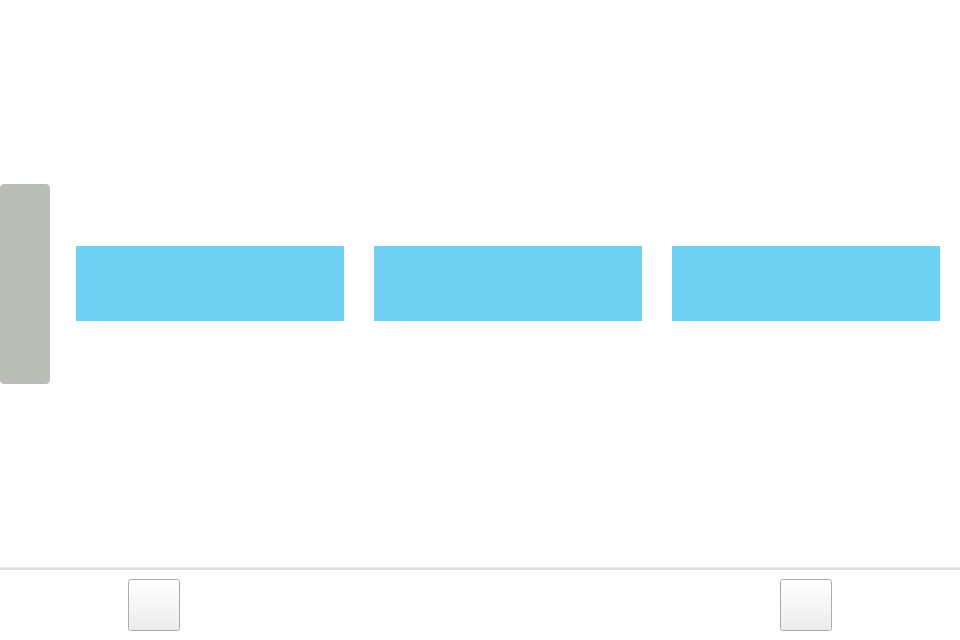
<?xml version="1.0" encoding="UTF-8"?>
<ui version="4.0">
 <class>PageDatetime</class>
 <widget class="QWidget" name="PageDatetime">
  <property name="geometry">
   <rect>
    <x>0</x>
    <y>0</y>
    <width>960</width>
    <height>640</height>
   </rect>
  </property>
  <property name="windowTitle">
   <string>Form</string>
  </property>
  <property name="styleSheet">
   <string notr="true">QFrame#frame, QFrame#frame_2, QFrame#frame_3, QFrame#frame_4 {
	background-color: white;
	border: 0px solid transparent;
}

QFrame#frame_3 {
	/*border: 2px solid transparent;
	border-top-color: rgb(204, 0, 0);*/
	border-top: 3px solid qlineargradient(spread:pad, x1:0.539, y1:0.671, x2:0.521955, y2:0.113, stop:0.00568182 rgba(189, 189, 189, 150), stop:0.801136 rgba(220, 220, 220, 150));
}

QPushButton#button_confirm,  QPushButton#button_cancel {
	max-width: 50px;
	min-width: 50px;
	max-height: 50px;
	min-height: 50px;
}

QFrame#frame_4 {
	max-width: 50px;
	min-width: 50px;
}

QPushButton#button_date, QPushButton#button_time {
	max-width: 50px;
	min-width: 50px;
	max-height: 100px;
	min-height: 100px;
}

QPushButton#button_date {
	border-image: url(:/res/icons/ic_date.png);
}

QPushButton#button_time {
	border-image: url(:/res/icons/ic_time.png);
}

QWidget#pagedate, QWidget#pagetime {
	background-color: white;
	border: 0px solid transparent;
}

QPushButton#button_confirm {
	border-image: url(:/res/icons/ic_confirm.png);
}

QPushButton#button_cancel {
	border-image: url(:/res/icons/ic_cancel.png);
}

QPushButton#button_date:checked, QPushButton#button_date:pressed {
	border: 0px solid transparent;
	border-top-left-radius: 4px;
	border-top-right-radius: 4px;
	background-color: rgb(15, 194, 251);
}

QPushButton#button_time:checked, QPushButton#button_time:pressed {
	border: 0px solid transparent;
	border-bottom-left-radius: 4px;
	border-bottom-right-radius: 4px;
	background-color: rgb(15, 194, 251);
}

QPushButton#button_date {
	border: 0px solid transparent;
	border-top-left-radius: 4px;
	border-top-right-radius: 4px;
	background-color: rgb(186, 189, 182);
}

QPushButton#button_time {
	border: 0px solid transparent;
	border-bottom-left-radius: 4px;
	border-bottom-right-radius: 4px;
	background-color: rgb(186, 189, 182);
}

QFrame#frame_choice, QFrame#frame_choice2, QFrame#frame_choice3, 
QFrame#frame_choice4, QFrame#frame_choice5, QFrame#frame_choice6 {
	background-color: rgba(11, 177, 235,150);
	border: 0px solid transparnet;
	/*border-radius: 5px;*/
	border-radius: 0px;
}
</string>
  </property>
  <layout class="QVBoxLayout" name="verticalLayout">
   <property name="spacing">
    <number>0</number>
   </property>
   <property name="leftMargin">
    <number>0</number>
   </property>
   <property name="topMargin">
    <number>0</number>
   </property>
   <property name="rightMargin">
    <number>0</number>
   </property>
   <property name="bottomMargin">
    <number>0</number>
   </property>
   <item>
    <widget class="QFrame" name="frame">
     <property name="frameShape">
      <enum>QFrame::StyledPanel</enum>
     </property>
     <property name="frameShadow">
      <enum>QFrame::Raised</enum>
     </property>
     <layout class="QVBoxLayout" name="verticalLayout_3" stretch="10,1">
      <property name="spacing">
       <number>0</number>
      </property>
      <property name="leftMargin">
       <number>0</number>
      </property>
      <property name="topMargin">
       <number>0</number>
      </property>
      <property name="rightMargin">
       <number>0</number>
      </property>
      <property name="bottomMargin">
       <number>0</number>
      </property>
      <item>
       <widget class="QFrame" name="frame_2">
        <property name="frameShape">
         <enum>QFrame::StyledPanel</enum>
        </property>
        <property name="frameShadow">
         <enum>QFrame::Raised</enum>
        </property>
        <layout class="QHBoxLayout" name="horizontalLayout_2" stretch="1,15">
         <property name="leftMargin">
          <number>0</number>
         </property>
         <property name="topMargin">
          <number>0</number>
         </property>
         <property name="rightMargin">
          <number>0</number>
         </property>
         <property name="bottomMargin">
          <number>0</number>
         </property>
         <item>
          <widget class="QFrame" name="frame_4">
           <property name="frameShape">
            <enum>QFrame::StyledPanel</enum>
           </property>
           <property name="frameShadow">
            <enum>QFrame::Raised</enum>
           </property>
           <layout class="QVBoxLayout" name="verticalLayout_2">
            <property name="spacing">
             <number>0</number>
            </property>
            <property name="leftMargin">
             <number>0</number>
            </property>
            <property name="topMargin">
             <number>0</number>
            </property>
            <property name="rightMargin">
             <number>0</number>
            </property>
            <property name="bottomMargin">
             <number>0</number>
            </property>
            <item>
             <spacer name="verticalSpacer">
              <property name="orientation">
               <enum>Qt::Vertical</enum>
              </property>
              <property name="sizeHint" stdset="0">
               <size>
                <width>20</width>
                <height>100</height>
               </size>
              </property>
             </spacer>
            </item>
            <item>
             <widget class="QPushButton" name="button_date">
              <property name="text">
               <string/>
              </property>
             </widget>
            </item>
            <item>
             <widget class="QPushButton" name="button_time">
              <property name="text">
               <string/>
              </property>
             </widget>
            </item>
            <item>
             <spacer name="verticalSpacer_2">
              <property name="orientation">
               <enum>Qt::Vertical</enum>
              </property>
              <property name="sizeHint" stdset="0">
               <size>
                <width>20</width>
                <height>100</height>
               </size>
              </property>
             </spacer>
            </item>
           </layout>
           <zorder>button_time</zorder>
           <zorder>button_date</zorder>
          </widget>
         </item>
         <item>
          <widget class="QStackedWidget" name="stackedWidget">
           <property name="currentIndex">
            <number>0</number>
           </property>
           <widget class="QWidget" name="pagedate">
            <layout class="QHBoxLayout" name="horizontalLayout_3">
             <property name="spacing">
              <number>30</number>
             </property>
             <property name="leftMargin">
              <number>20</number>
             </property>
             <property name="topMargin">
              <number>20</number>
             </property>
             <property name="rightMargin">
              <number>20</number>
             </property>
             <property name="bottomMargin">
              <number>20</number>
             </property>
             <item>
              <widget class="QWidget" name="widget_g1" native="true">
               <layout class="QVBoxLayout" name="verticalLayout_4" stretch="3,1,3">
                <property name="spacing">
                 <number>0</number>
                </property>
                <property name="leftMargin">
                 <number>0</number>
                </property>
                <property name="topMargin">
                 <number>0</number>
                </property>
                <property name="rightMargin">
                 <number>0</number>
                </property>
                <property name="bottomMargin">
                 <number>0</number>
                </property>
                <item>
                 <spacer name="verticalSpacer_3">
                  <property name="orientation">
                   <enum>Qt::Vertical</enum>
                  </property>
                  <property name="sizeHint" stdset="0">
                   <size>
                    <width>20</width>
                    <height>205</height>
                   </size>
                  </property>
                 </spacer>
                </item>
                <item>
                 <widget class="QFrame" name="frame_choice">
                  <property name="frameShape">
                   <enum>QFrame::StyledPanel</enum>
                  </property>
                  <property name="frameShadow">
                   <enum>QFrame::Raised</enum>
                  </property>
                 </widget>
                </item>
                <item>
                 <spacer name="verticalSpacer_4">
                  <property name="orientation">
                   <enum>Qt::Vertical</enum>
                  </property>
                  <property name="sizeHint" stdset="0">
                   <size>
                    <width>20</width>
                    <height>205</height>
                   </size>
                  </property>
                 </spacer>
                </item>
               </layout>
              </widget>
             </item>
             <item>
              <widget class="QWidget" name="widget_g2" native="true">
               <layout class="QVBoxLayout" name="verticalLayout_5" stretch="3,1,3">
                <property name="spacing">
                 <number>0</number>
                </property>
                <property name="leftMargin">
                 <number>0</number>
                </property>
                <property name="topMargin">
                 <number>0</number>
                </property>
                <property name="rightMargin">
                 <number>0</number>
                </property>
                <property name="bottomMargin">
                 <number>0</number>
                </property>
                <item>
                 <spacer name="verticalSpacer_5">
                  <property name="orientation">
                   <enum>Qt::Vertical</enum>
                  </property>
                  <property name="sizeHint" stdset="0">
                   <size>
                    <width>20</width>
                    <height>205</height>
                   </size>
                  </property>
                 </spacer>
                </item>
                <item>
                 <widget class="QFrame" name="frame_choice2">
                  <property name="frameShape">
                   <enum>QFrame::StyledPanel</enum>
                  </property>
                  <property name="frameShadow">
                   <enum>QFrame::Raised</enum>
                  </property>
                 </widget>
                </item>
                <item>
                 <spacer name="verticalSpacer_6">
                  <property name="orientation">
                   <enum>Qt::Vertical</enum>
                  </property>
                  <property name="sizeHint" stdset="0">
                   <size>
                    <width>20</width>
                    <height>205</height>
                   </size>
                  </property>
                 </spacer>
                </item>
               </layout>
              </widget>
             </item>
             <item>
              <widget class="QWidget" name="widget_g3" native="true">
               <layout class="QVBoxLayout" name="verticalLayout_6" stretch="3,1,3">
                <property name="spacing">
                 <number>0</number>
                </property>
                <property name="leftMargin">
                 <number>0</number>
                </property>
                <property name="topMargin">
                 <number>0</number>
                </property>
                <property name="rightMargin">
                 <number>0</number>
                </property>
                <property name="bottomMargin">
                 <number>0</number>
                </property>
                <item>
                 <spacer name="verticalSpacer_7">
                  <property name="orientation">
                   <enum>Qt::Vertical</enum>
                  </property>
                  <property name="sizeHint" stdset="0">
                   <size>
                    <width>20</width>
                    <height>205</height>
                   </size>
                  </property>
                 </spacer>
                </item>
                <item>
                 <widget class="QFrame" name="frame_choice3">
                  <property name="frameShape">
                   <enum>QFrame::StyledPanel</enum>
                  </property>
                  <property name="frameShadow">
                   <enum>QFrame::Raised</enum>
                  </property>
                 </widget>
                </item>
                <item>
                 <spacer name="verticalSpacer_8">
                  <property name="orientation">
                   <enum>Qt::Vertical</enum>
                  </property>
                  <property name="sizeHint" stdset="0">
                   <size>
                    <width>20</width>
                    <height>205</height>
                   </size>
                  </property>
                 </spacer>
                </item>
               </layout>
              </widget>
             </item>
            </layout>
           </widget>
           <widget class="QWidget" name="pagetime">
            <layout class="QHBoxLayout" name="horizontalLayout_4">
             <property name="spacing">
              <number>30</number>
             </property>
             <property name="leftMargin">
              <number>20</number>
             </property>
             <property name="topMargin">
              <number>20</number>
             </property>
             <property name="rightMargin">
              <number>20</number>
             </property>
             <property name="bottomMargin">
              <number>20</number>
             </property>
             <item>
              <widget class="QWidget" name="time_g1" native="true">
               <layout class="QVBoxLayout" name="verticalLayout_7" stretch="3,1,3">
                <property name="spacing">
                 <number>0</number>
                </property>
                <property name="leftMargin">
                 <number>0</number>
                </property>
                <property name="topMargin">
                 <number>0</number>
                </property>
                <property name="rightMargin">
                 <number>0</number>
                </property>
                <property name="bottomMargin">
                 <number>0</number>
                </property>
                <item>
                 <spacer name="verticalSpacer_9">
                  <property name="orientation">
                   <enum>Qt::Vertical</enum>
                  </property>
                  <property name="sizeHint" stdset="0">
                   <size>
                    <width>20</width>
                    <height>205</height>
                   </size>
                  </property>
                 </spacer>
                </item>
                <item>
                 <widget class="QFrame" name="frame_choice4">
                  <property name="frameShape">
                   <enum>QFrame::StyledPanel</enum>
                  </property>
                  <property name="frameShadow">
                   <enum>QFrame::Raised</enum>
                  </property>
                 </widget>
                </item>
                <item>
                 <spacer name="verticalSpacer_10">
                  <property name="orientation">
                   <enum>Qt::Vertical</enum>
                  </property>
                  <property name="sizeHint" stdset="0">
                   <size>
                    <width>20</width>
                    <height>205</height>
                   </size>
                  </property>
                 </spacer>
                </item>
               </layout>
              </widget>
             </item>
             <item>
              <widget class="QWidget" name="time_g2" native="true">
               <layout class="QVBoxLayout" name="verticalLayout_8" stretch="3,1,3">
                <property name="spacing">
                 <number>0</number>
                </property>
                <property name="leftMargin">
                 <number>0</number>
                </property>
                <property name="topMargin">
                 <number>0</number>
                </property>
                <property name="rightMargin">
                 <number>0</number>
                </property>
                <property name="bottomMargin">
                 <number>0</number>
                </property>
                <item>
                 <spacer name="verticalSpacer_11">
                  <property name="orientation">
                   <enum>Qt::Vertical</enum>
                  </property>
                  <property name="sizeHint" stdset="0">
                   <size>
                    <width>20</width>
                    <height>205</height>
                   </size>
                  </property>
                 </spacer>
                </item>
                <item>
                 <widget class="QFrame" name="frame_choice5">
                  <property name="frameShape">
                   <enum>QFrame::StyledPanel</enum>
                  </property>
                  <property name="frameShadow">
                   <enum>QFrame::Raised</enum>
                  </property>
                 </widget>
                </item>
                <item>
                 <spacer name="verticalSpacer_12">
                  <property name="orientation">
                   <enum>Qt::Vertical</enum>
                  </property>
                  <property name="sizeHint" stdset="0">
                   <size>
                    <width>20</width>
                    <height>205</height>
                   </size>
                  </property>
                 </spacer>
                </item>
               </layout>
              </widget>
             </item>
             <item>
              <widget class="QWidget" name="time_g3" native="true">
               <layout class="QVBoxLayout" name="verticalLayout_9" stretch="3,1,3">
                <property name="spacing">
                 <number>0</number>
                </property>
                <property name="leftMargin">
                 <number>0</number>
                </property>
                <property name="topMargin">
                 <number>0</number>
                </property>
                <property name="rightMargin">
                 <number>0</number>
                </property>
                <property name="bottomMargin">
                 <number>0</number>
                </property>
                <item>
                 <spacer name="verticalSpacer_13">
                  <property name="orientation">
                   <enum>Qt::Vertical</enum>
                  </property>
                  <property name="sizeHint" stdset="0">
                   <size>
                    <width>20</width>
                    <height>205</height>
                   </size>
                  </property>
                 </spacer>
                </item>
                <item>
                 <widget class="QFrame" name="frame_choice6">
                  <property name="frameShape">
                   <enum>QFrame::StyledPanel</enum>
                  </property>
                  <property name="frameShadow">
                   <enum>QFrame::Raised</enum>
                  </property>
                 </widget>
                </item>
                <item>
                 <spacer name="verticalSpacer_14">
                  <property name="orientation">
                   <enum>Qt::Vertical</enum>
                  </property>
                  <property name="sizeHint" stdset="0">
                   <size>
                    <width>20</width>
                    <height>205</height>
                   </size>
                  </property>
                 </spacer>
                </item>
               </layout>
              </widget>
             </item>
            </layout>
           </widget>
          </widget>
         </item>
        </layout>
       </widget>
      </item>
      <item>
       <widget class="QFrame" name="frame_3">
        <property name="frameShape">
         <enum>QFrame::StyledPanel</enum>
        </property>
        <property name="frameShadow">
         <enum>QFrame::Raised</enum>
        </property>
        <layout class="QHBoxLayout" name="horizontalLayout" stretch="1,0,5,0,1">
         <item>
          <spacer name="horizontalSpacer">
           <property name="orientation">
            <enum>Qt::Horizontal</enum>
           </property>
           <property name="sizeHint" stdset="0">
            <size>
             <width>218</width>
             <height>17</height>
            </size>
           </property>
          </spacer>
         </item>
         <item>
          <widget class="QPushButton" name="button_confirm">
           <property name="text">
            <string/>
           </property>
          </widget>
         </item>
         <item>
          <spacer name="horizontalSpacer_2">
           <property name="orientation">
            <enum>Qt::Horizontal</enum>
           </property>
           <property name="sizeHint" stdset="0">
            <size>
             <width>68</width>
             <height>20</height>
            </size>
           </property>
          </spacer>
         </item>
         <item>
          <widget class="QPushButton" name="button_cancel">
           <property name="text">
            <string/>
           </property>
          </widget>
         </item>
         <item>
          <spacer name="horizontalSpacer_3">
           <property name="orientation">
            <enum>Qt::Horizontal</enum>
           </property>
           <property name="sizeHint" stdset="0">
            <size>
             <width>108</width>
             <height>20</height>
            </size>
           </property>
          </spacer>
         </item>
        </layout>
       </widget>
      </item>
     </layout>
    </widget>
   </item>
  </layout>
 </widget>
 <resources/>
 <connections/>
</ui>
